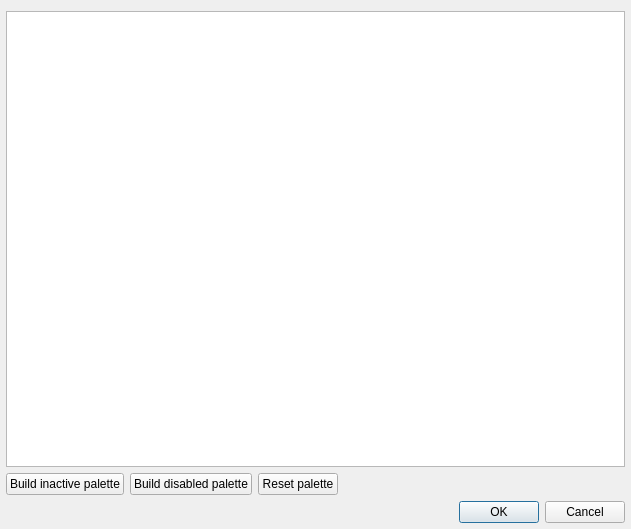
<?xml version="1.0" encoding="UTF-8"?>
<ui version="4.0">
 <class>PaletteEditDialog</class>
 <widget class="QDialog" name="PaletteEditDialog">
  <property name="geometry">
   <rect>
    <x>0</x>
    <y>0</y>
    <width>631</width>
    <height>529</height>
   </rect>
  </property>
  <property name="windowTitle">
   <string>Palette Editor</string>
  </property>
  <layout class="QGridLayout" name="gridLayout">
   <property name="leftMargin">
    <number>6</number>
   </property>
   <property name="rightMargin">
    <number>6</number>
   </property>
   <property name="bottomMargin">
    <number>6</number>
   </property>
   <item row="3" column="0">
    <widget class="QPushButton" name="buildInactiveButton">
     <property name="text">
      <string>Build inactive palette</string>
     </property>
    </widget>
   </item>
   <item row="3" column="1">
    <widget class="QPushButton" name="buildDisabledButton">
     <property name="text">
      <string>Build disabled palette</string>
     </property>
    </widget>
   </item>
   <item row="3" column="3">
    <spacer name="horizontalSpacer">
     <property name="orientation">
      <enum>Qt::Horizontal</enum>
     </property>
     <property name="sizeHint" stdset="0">
      <size>
       <width>117</width>
       <height>20</height>
      </size>
     </property>
    </spacer>
   </item>
   <item row="9" column="0" colspan="5">
    <widget class="QDialogButtonBox" name="buttonBox">
     <property name="orientation">
      <enum>Qt::Horizontal</enum>
     </property>
     <property name="standardButtons">
      <set>QDialogButtonBox::Cancel|QDialogButtonBox::Ok</set>
     </property>
    </widget>
   </item>
   <item row="0" column="0" colspan="5">
    <widget class="QTableWidget" name="tableWidget">
     <property name="editTriggers">
      <set>QAbstractItemView::NoEditTriggers</set>
     </property>
     <property name="selectionMode">
      <enum>QAbstractItemView::NoSelection</enum>
     </property>
     <property name="columnCount">
      <number>0</number>
     </property>
    </widget>
   </item>
   <item row="3" column="2">
    <widget class="QPushButton" name="resetPaletteButton">
     <property name="text">
      <string>Reset palette</string>
     </property>
    </widget>
   </item>
  </layout>
 </widget>
 <resources/>
 <connections>
  <connection>
   <sender>buttonBox</sender>
   <signal>accepted()</signal>
   <receiver>PaletteEditDialog</receiver>
   <slot>accept()</slot>
   <hints>
    <hint type="sourcelabel">
     <x>248</x>
     <y>254</y>
    </hint>
    <hint type="destinationlabel">
     <x>157</x>
     <y>274</y>
    </hint>
   </hints>
  </connection>
  <connection>
   <sender>buttonBox</sender>
   <signal>rejected()</signal>
   <receiver>PaletteEditDialog</receiver>
   <slot>reject()</slot>
   <hints>
    <hint type="sourcelabel">
     <x>316</x>
     <y>260</y>
    </hint>
    <hint type="destinationlabel">
     <x>286</x>
     <y>274</y>
    </hint>
   </hints>
  </connection>
 </connections>
</ui>
